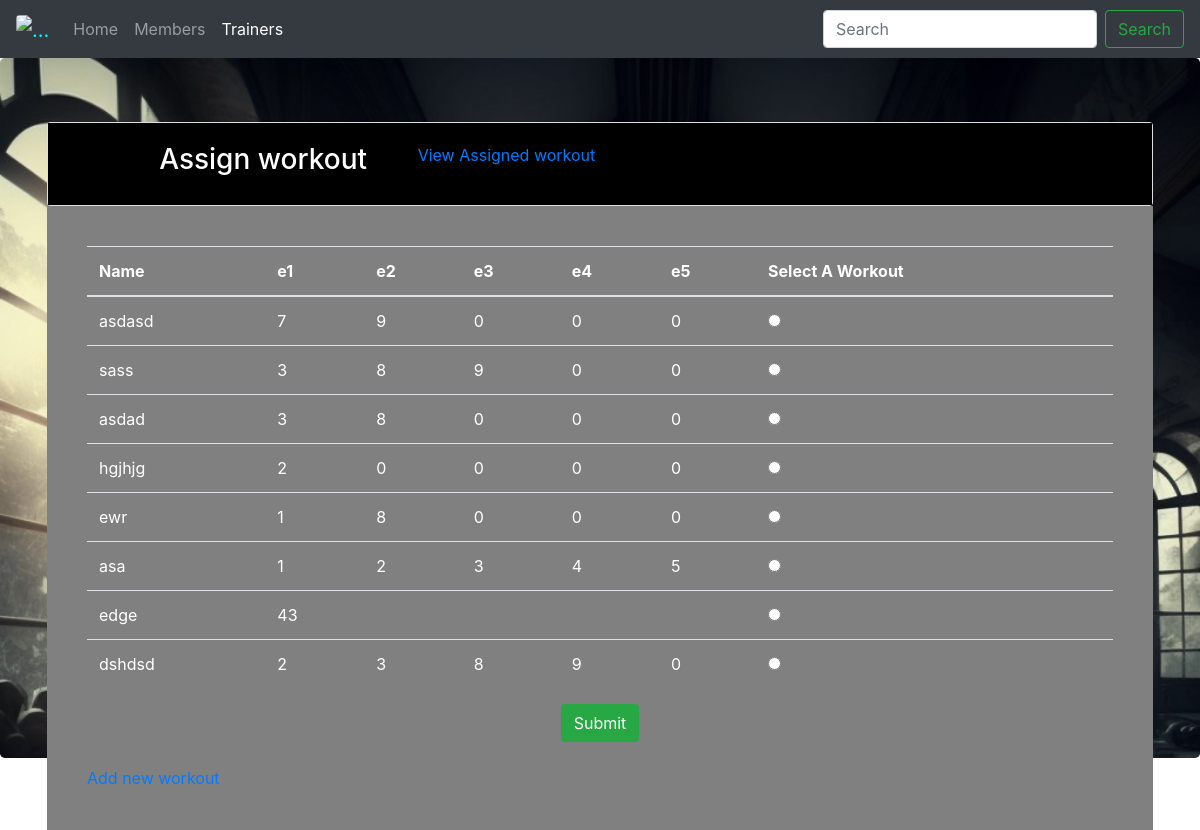
/project/workouts.php?id=2, run on an earlier commit of the app's database.
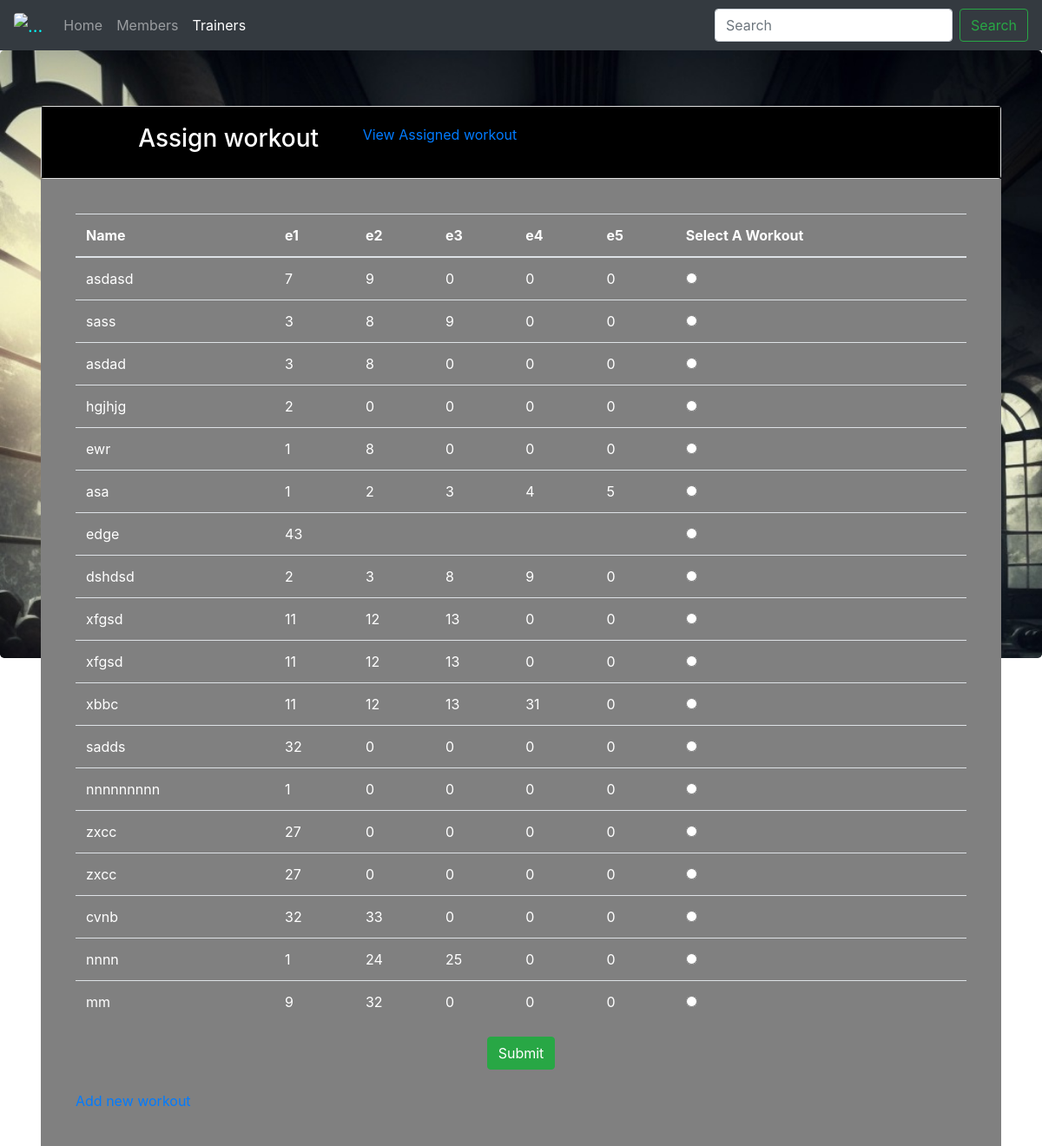
And on a later commit of the database.
### tables this page shows
CREATE TABLE IF NOT EXISTS `user` (
  `uid` int(11) NOT NULL AUTO_INCREMENT,
  `username` varchar(20) NOT NULL,
  `password` varchar(50) NOT NULL,
  `age` int(11) NOT NULL,
  `gender` varchar(8) NOT NULL,
  `height` int(11) NOT NULL,
  `weight` int(11) NOT NULL,
  `t_id` int(11) DEFAULT NULL,
  `approve` varchar(3) DEFAULT 'NO',
  `wid` int(11) DEFAULT NULL,
  `did` int(11) DEFAULT NULL,
  PRIMARY KEY (`uid`)
);

CREATE TABLE IF NOT EXISTS `wo` (
  `wid` int(11) NOT NULL AUTO_INCREMENT,
  `ename` varchar(25) NOT NULL,
  `e1` int(11) DEFAULT NULL,
  `e2` int(11) DEFAULT NULL,
  `e3` int(11) DEFAULT NULL,
  `e4` int(11) DEFAULT NULL,
  `e5` int(11) DEFAULT NULL,
  PRIMARY KEY (`wid`)
);

### project/workouts.php (the view, shortened to what this page needs)
<!DOCTYPE html>
<?php
 $id=$_GET['id'];
           ?><?php include("func.php");?>
<html>
<head>
	 <link rel="stylesheet" href="https://maxcdn.bootstrapcdn.com/bootstrap/4.0.0-beta/css/bootstrap.min.css">
</head>
<body>
    <nav class="navbar navbar-expand-lg navbar-dark bg-dark">
  <a class="navbar-brand" href="admin-panel.php" style="color: cyan"> <img  class="rounded" alt="..." src="images/logo.jpg" width="30px"></a>
  <div class="collapse navbar-collapse" id="navbarSupportedContent">
    <ul class="navbar-nav mr-auto">
      <li class="nav-item ">
        <a class="nav-link" href="admin-panel.php">Home <span class="sr-only">(current)</span></a>
      </li>
      <li class="nav-item">
        <a class="nav-link" href="member_details.php">Members</a>
      </li>
      <li class="nav-item active">
        <a class="nav-link" href="Trainer.php">Trainers</a>
      </li>
    </ul>
    <form class="form-inline my-2 my-lg-0">
      <input class="form-control mr-sm-2" type="search" placeholder="Search" aria-label="Search">
      <button class="btn btn-outline-success my-2 my-sm-0" type="submit">Search</button>
    </form>
  </div>
</nav>
<div class="jumbotron" style="background: url('images/2.jpg') no-repeat;background-size: cover;height: 700px;">
 <div class="container">
<div class="card">
     <div class="card-body" style="background-color:black;color:white;">
         <div class="row">
             <div class="col-md-1">
             </div>
             <div class="col-md-3"><h3> Assign  workout</h3></div>
						 <?php
						 $query="select * from user where uid=$id";
						 $result=mysqli_query($con,$query);
						while ($row=mysqli_fetch_array($result)){
								 $name=$row['wid'];
								 if($name!=NULL){
									 echo"<a href='wo.php?id=$id '>View Assigned workout</a>";
}
}
      ?>       <div class="col-md-8">
        </div></div></div></div>
     <div class="card-body" style="background-color:grey;color:#ffffff;">
         <div class="card-body">
    <table class="table table-hover">
        <thead>
     <tr>
            <th>Name</th>
            <th>e1</th>
            <th>e2</th>
						<th>e3</th>
            <th>e4</th>
            <th>e5</th>
						<th>Select A Workout</th>
        </tr>
        </thead>
        <tbody>
           <?php
             $servername = "localhost";
             $username = "root";
             $password = "";
             $dbname = "loginsystem";
             $conn = mysqli_connect($servername, $username, $password, $dbname);
             $sql = "SELECT * FROM wo";
             $result = mysqli_query($conn, $sql);
						 if ($result->num_rows > 0) {
						     echo "<form method='post'>";
						     while($row = $result->fetch_assoc()) {
						         echo "<tr>";
						         echo "<td>" . $row["ename"] . "</td>";
						         echo "<td>" . $row["e1"] . "</td>";
                       echo "<td>" . $row["e2"] . "</td>";
                       echo "<td>" . $row["e3"] . "</td>";
                         echo "<td>" . $row["e4"] . "</td>";
                           echo "<td>" . $row["e5"] . "</td>";
						          echo "<td><input type='radio' name='selected' value='" . $row["wid"] . "'></td>";
						         echo "</tr>";
						     }
						     echo "</table>";
								 echo '<center><input type="submit" id="inputbtn" name="submit" value="Submit" class="btn btn-success"> </center>';
						 } else {
						     echo "0 results";
						 }
   $id=$_GET['id'];
   ?>
<br><a href='workout.php?id=<?php echo $id ;?>'><i class="fa fa-sign-out" aria-hidden="true"></i>Add new workout</a>
     </div>
    </div>
    </div>
    </div>
    </body>
</html>

What changed in the data, as far as the page shows it:
added wo: ename "xfgsd", e1 "11", e2 "12", e3 "13", e4 "0", e5 "0"
added wo: ename "xfgsd", e1 "11", e2 "12", e3 "13", e4 "0", e5 "0"
added wo: ename "xbbc", e1 "11", e2 "12", e3 "13", e4 "31", e5 "0"
added wo: ename "sadds", e1 "32", e2 "0", e3 "0", e4 "0", e5 "0"
added wo: ename "nnnnnnnnn", e1 "1", e2 "0", e3 "0", e4 "0", e5 "0"
added wo: ename "zxcc", e1 "27", e2 "0", e3 "0", e4 "0", e5 "0"
added wo: ename "zxcc", e1 "27", e2 "0", e3 "0", e4 "0", e5 "0"
added wo: ename "cvnb", e1 "32", e2 "33", e3 "0", e4 "0", e5 "0"
added wo: ename "nnnn", e1 "1", e2 "24", e3 "25", e4 "0", e5 "0"
added wo: ename "mm", e1 "9", e2 "32", e3 "0", e4 "0", e5 "0"
